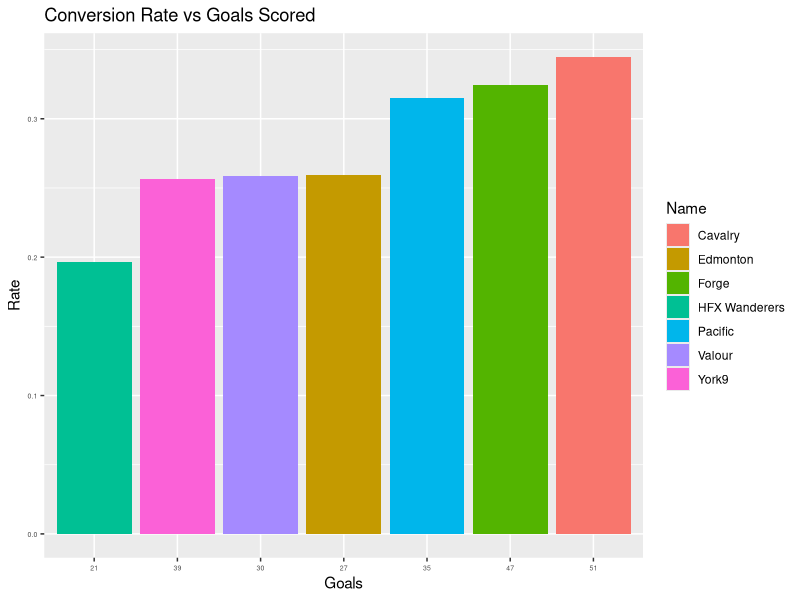
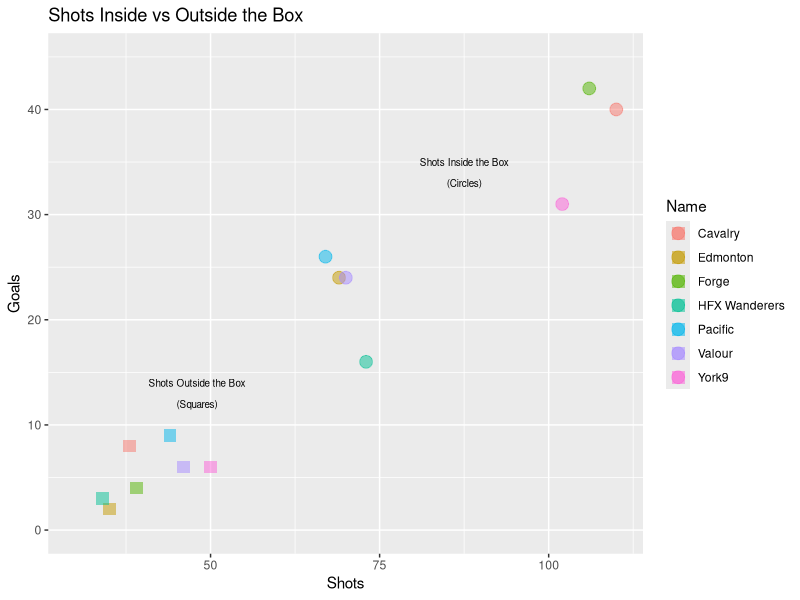

Here is the R script that generated these plots, in order:
install.packages("ggplot2")
install.packages("forcats")
library(forcats)
library(ggplot2)
library(ggrepel)

canfutbol <- read.csv("CPL Team Totals 2019.csv")
canfutbol

shots2goals <- (canfutbol$Goal) / (canfutbol$SOG)

CanConversionRate <- data.frame("Name" = canfutbol$team,
                                "Goals" = canfutbol$Goal,
                                "Rate" = shots2goals)    

ggplot(CanConversionRate, aes(x = Goals, y = Rate)) + 
  geom_bar(aes(x = reorder(Goals, Rate), y = Rate, fill = Name), stat = 'identity') +
  theme(axis.text = element_text(size = 5)) +
  ggtitle("Conversion Rate vs Goals Scored")

CanStats <- data.frame("Name" = canfutbol$team,
                       "Rate" = shots2goals,
                       "Goals" = canfutbol$Goal,
                       "ShotsINBx" = canfutbol$SOTInBox,
                       "ShotsOTBx" = canfutbol$SOTOBox,
                       "GoalINBx" = canfutbol$GoalInBx,
                       "GoalOTBx" = canfutbol$GoalOBx,
                       "Shots" = canfutbol$SOG)




ggplot(CanStats, aes(x = Shots, y = Goals)) + 
        geom_point(aes(x = ShotsINBx, y = GoalINBx, colour = Name), 
                   alpha = 1/2, stat = 'identity', size = 4) +
        geom_point(aes(x = ShotsOTBx, y = GoalOTBx, colour = Name),
                   alpha = 1/2, stat = 'identity', size = 4, shape = 15) +
        xlim(30, 110) + ylim(0, 45) + 
        ggtitle("Shots Inside vs Outside the Box") + 
        annotate("text", x = 48, y = 14, label = "Shots Outside the Box", size = 2.5) +
        annotate("text", x = 48, y = 12, label = "(Squares)", size = 2.5) +
        annotate("text", x = 87.5, y = 35, label = "Shots Inside the Box", size = 2.5) +
        annotate("text", x = 87.5, y = 33, label = "(Circles)", size = 2.5)




